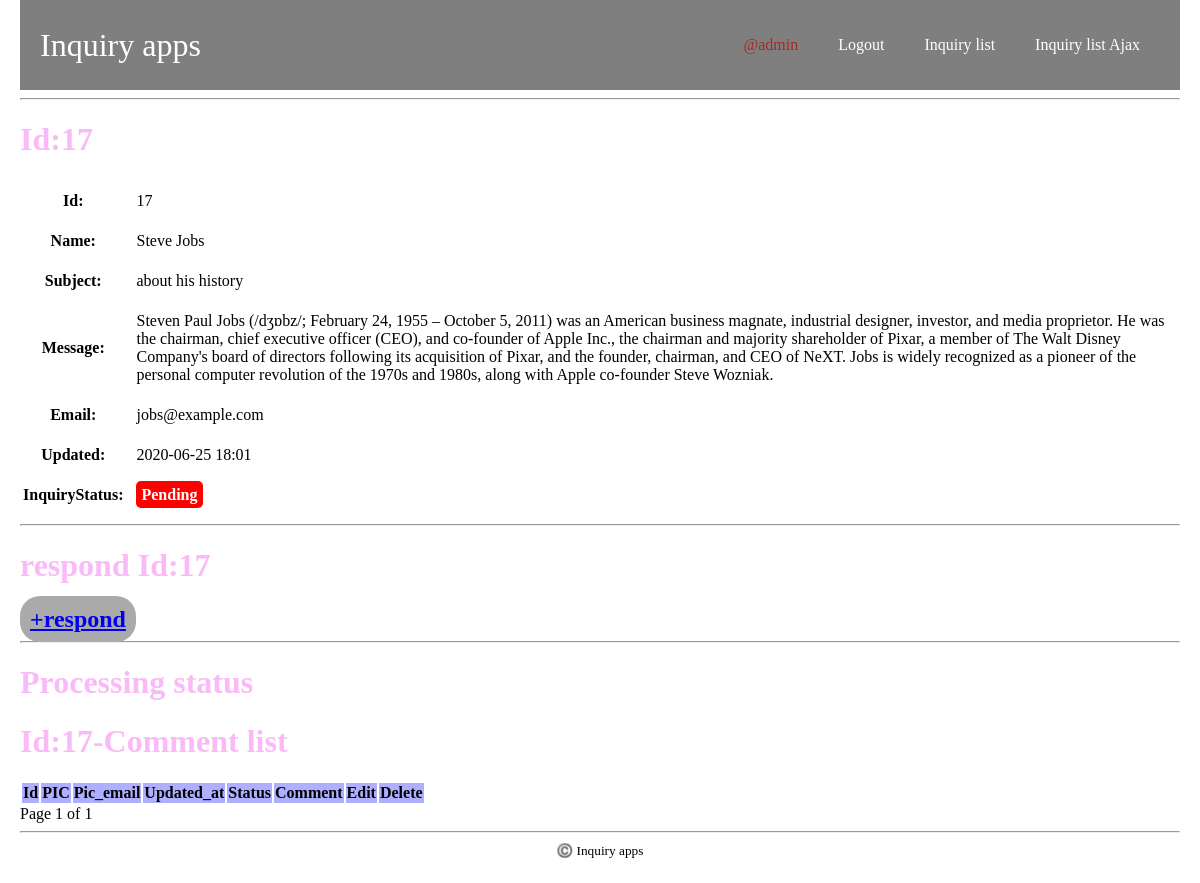
/inquiry/17/comment/list/ (signed in), run on the app's committed database.
### inquiry_apps/models.py (models this page shows, shortened)
class Inquiry(models.Model):
    class Meta:
        db_table = 'inquiry'
    name = models.CharField(verbose_name='name',
                                max_length=255)
    subject = models.CharField(verbose_name='subject',
                                max_length=255)
    message = models.CharField(verbose_name='message',
                                max_length=500)
    email = models.EmailField(verbose_name='email')
    created_at = models.DateTimeField(verbose_name='created_at',
                                        auto_now_add=True)
    updated_at = models.DateTimeField(verbose_name='updated_at',
                                        auto_now_add=True)
    inquiry_status = models.IntegerField(
        verbose_name='inquiry_status',
        choices=InquiryStatus.INQUIRY_STATUS_CHOICES,
        default=0
    )
    def inquiry_status_as_str(self):
        inquiry_status_as_str = InquiryStatus.status_as_str(self.inquiry_status)
        return inquiry_status_as_str

### inquiry_apps/views.py (the view, shortened to what this page needs)
# urls.py: path('inquiry/<int:inquiry_id>/comment/list/', views.comment_list, name='comment_list'),
@login_required(login_url='/inquiry/login/')
@require_http_methods(['GET'])
def comment_list(request, inquiry_id):
    inquiry = get_object_or_404(Inquiry, id=inquiry_id)
    comment_list = []
    qs = InquiryComment.objects.filter(inquiry_id=inquiry_id).order_by('id').reverse()
    comment_list = _paginator(request, comment_list)
    context = {
        'inquiry': inquiry,
        'comment_list': comment_list,
    }
    return render(request, 'inquiry_apps/comment_list.html', context)

### inquiry_apps/models.py (called while the page is built)
    @classmethod
    def status_as_str(cls, inquiry_status):
        if inquiry_status == cls.Pending:
            return cls.INQUIRY_STATUS_CHOICES[0][1]
        elif inquiry_status == cls.Ignore:
            return cls.INQUIRY_STATUS_CHOICES[1][1]
        elif inquiry_status == cls.Completed:
            return cls.INQUIRY_STATUS_CHOICES[2][1]
        else:
            raise RuntimeError('invalid')

### inquiry_apps/views.py (called while the page is built)
def _paginator(request, qs):
    paginator = Paginator(qs, 5)
    page = request.GET.get('page', 1)
    try:
        inquiry_lists = paginator.page(page)
    except PageNotAnInteger:
        inquiry_lists = paginator.page(1)
    except EmptyPage:
        inquiry_lists = paginator.page(paginator.num_pages)
    return inquiry_lists

### inquiry_apps/templates/inquiry_apps/comment_list.html (shortened to what this page needs)
{% extends 'inquiry_apps/base.html' %}
{% block content %}
<h1>Id:{{ inquiry.id }}</h1>
<table class="inquiry_table">
    <tr>
        <th>Id:</th>
        <td>{{ inquiry.id }}</td>
    </tr>
    <tr>
        <th>Name:</th>
        <td>{{ inquiry.name }}</td>
    </tr>
    <tr>
        <th>Subject:</th>
        <td>{{ inquiry.subject }}</td>
    </tr>
    <tr>
        <th>Message:</th>
        <td>{{ inquiry.message }}</td>
    </tr>
    <tr>
        <th>Email:</th>
        <td>{{ inquiry.email }}</td>
    </tr>
    <tr>
        <th>Updated:</th>
        <td>{{ inquiry.updated_at|date:"Y-m-j H:i" }}</td>
    </tr>
    <tr>
        <th>InquiryStatus:</th>
        <td class="inquiry_status">
        <span>
        {{ inquiry.inquiry_status_as_str}}
        </span>
        </td>
    </tr>
</table>
<hr>
<h1>respond Id:{{ inquiry.id }}</h1>
<h2 class='inquiry_add_comment_proceed'><a href="{% url 'inquiry_apps:comment_add' inquiry.id %}">+respond</a></h2>
<hr>
<h1　style='color:rgba(000,000,255,0.3)'>Processing status</h1>
<h1>Id:{{ inquiry.id }}-Comment list</h1>
<table class="comment_list_table">
    <thead>
        <tr>
            <th>Id</th>
            <th>PIC</th>
            <th>Pic_email</th>
            <th>Updated_at</th>
            <th>Status</th>
            <th>Comment</th>
            <th>Edit</th>
            <th>Delete</th>
        </tr>
    </thead>
</table>
Page {{ comment_list.number }} of {{ comment_list.paginator.num_pages }}
{% endblock %}

### inquiry_apps/templates/inquiry_apps/base.html (shortened to what this page needs)
{% load static %}
<!doctype html>
<html lang="ja">
<head>
    <link rel="stylesheet" href="{% static 'inquiry_apps/css/base.css' %}">
</head>
<body>
    <header class="header">
        <div class="header-bg">
            <div class="header-cat">
                <div class="header-logo">
                    <a href="/">Inquiry apps</a>
                </div>
                <nav class="header-navi">
                    <div class="header-navi-wrap">
                        <ul class="header-navi-list">
                            <li class="header-navi-item"><a href="{% url 'inquiry_apps:edit_profile' %}" style="color:brown;">@{{ user }}</a></li>
                            <li class="header-navi-item"><a href="{% url 'inquiry_apps:inquiry_logout' %}">Logout</a></li>
                            <li class="header-navi-item"><a href="{% url 'inquiry_apps:inquiry_list' %}">Inquiry list</a></li>
                            <li class="header-navi-item"><a href="{% url 'inquiry_apps:inquiry_list_ajax' %}">Inquiry list Ajax</a></li>
                        </ul>
                    </div>
                </nav>
            </div>
        </div>
    </header>
    <div class="content">
        <hr>
        {% block content %}
        {% endblock %}
    </div>
    <hr>
    <div class="footer">
        <small class="copy-right">©️ Inquiry apps</small>
    </div>
</body>
</html>

### inquiry_apps/static/inquiry_apps/css/base.css (style rules this page uses)
html { font-size: 16px; }
body { margin: 0 20px; }
ul, ol { list-style: none; }
h1 { color: rgba(241, 70, 233, 0.377); }
.header { width: 100%; left: 0; top: 0; z-index: 1000; background-color: rgb(000,000,000,.5); }
.header-bg { position: relative; z-index: 2; padding: 20px; flex-wrap: wrap; }
.header-logo a { font-family: cursive; display: block; text-decoration: none; font-size: 2rem; color: #fff; }
.header-cat { display: flex; flex-wrap: wrap; justify-content: space-between; align-items: center; }
.header-navi-list { display: flex; }
.header-navi a { text-decoration: none; padding-left: 20px; padding-right: 20px; font-size: 1rem; color: #fff; }
.inquiry_add_comment_proceed { display:inline; background: #aaaaaa; color: #ffffff; padding: 10px; border-radius: 20px; }
table tr td { padding: 10px; }
.inquiry_list_table thead, .comment_list_table thead { background: rgba(55, 55, 255, .4); }
table tr .inquiry_status span { color: white; padding: 5px; border-radius: 5px; background: #fd0000; font-weight: bold; }
.footer { text-align: center; }

### data on the page
Inquiry: id "17", name "Steve Jobs", subject "about his history", message "Steven Paul Jobs (/dʒɒbz/; February 24, 1955 – October 5, 2011) was an American business magnate, industrial designer, investor, and media proprietor. He was the chairman, chief executive officer (CEO), and co-founder of Apple Inc., the chairman and majority shareholder of Pixar, a member of The Walt Disney Company's board of directors following its acquisition of Pixar, and the founder, chairman, and CEO of NeXT. Jobs is widely recognized as a pioneer of the personal computer revolution of the 1970s and 1980s, along with Apple co-founder Steve Wozniak.", email "jobs@example.com", updated_at "2020-06-25 18:01", inquiry_status_as_str "Pending"

### other printed values
{{ user }} "admin"
{{ comment_list.number }} "1"
{{ comment_list.paginator.num_pages }} "1"
